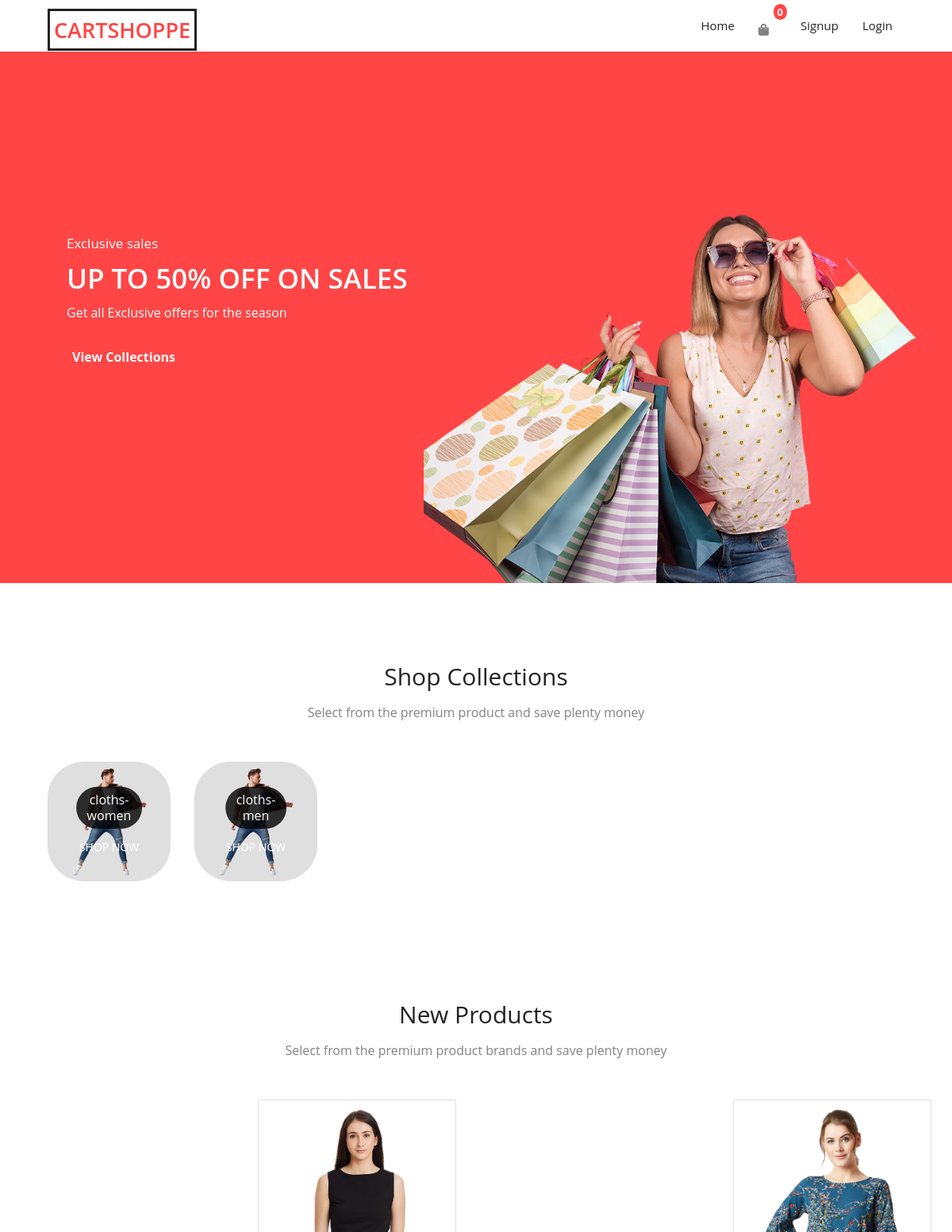
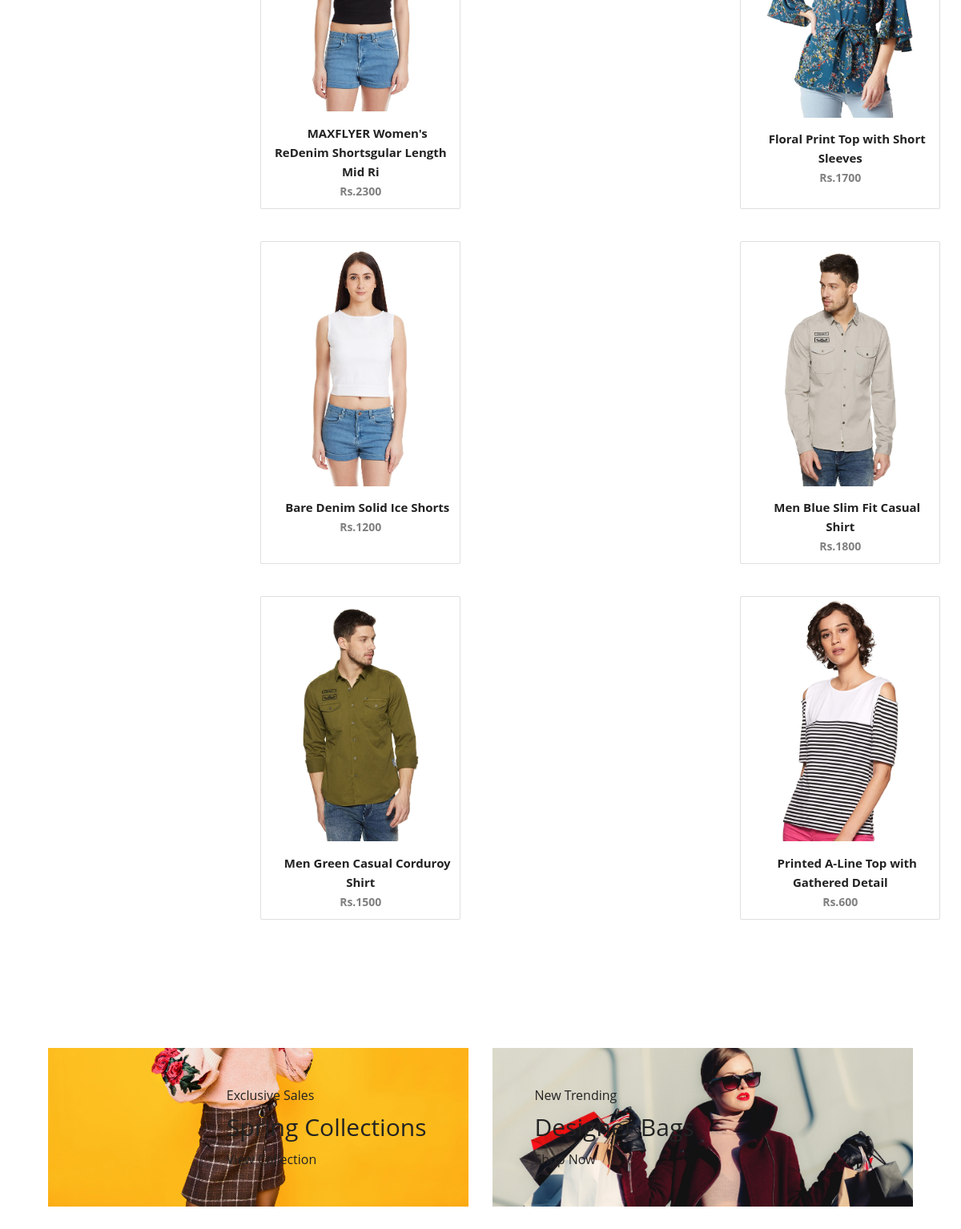
The page / on the database its author committed (2 pictures, top to bottom).
### store/models/category.py (models this page shows, shortened)
class Category(models.Model):
    name = models.CharField(max_length=20)
    @staticmethod
    def get_all_categories():
        return Category.objects.all()

### store/models/product.py (models this page shows, shortened)
class Product(models.Model):
    name = models.CharField(max_length=50)
    price = models.IntegerField(default=0)
    category = models.ForeignKey(Category, on_delete=models.CASCADE, default=1)
    description = models.CharField(max_length=200, default='' , null=True , blank=True)
    image = models.ImageField(upload_to='uploads/products/')
    @staticmethod
    def get_all_products():
        return Product.objects.all()

### store/views/home.py (the view, shortened to what this page needs)
# urls.py: path('', home.Index.as_view(), name="homepage"),
class Index(View):
    def get(self, request):
        cart = request.session.get('cart')
        if not cart:
            request.session['cart'] = {}
        products = None
        categories = Category.get_all_categories()
        categoryId = request.GET.get('category')
        if categoryId:
            products = Product.get_all_products_by_categoryid(categoryId)
        else:
            products = Product.get_all_products()
        data = {}
        data['products'] = products
        data['categories'] = categories
        return render(request, 'index.html', data)

### store/templatetags/custom_filter.py (called while the page is built)
@register.filter(name='currency')
def currency(number):
    return "Rs."+str(number)

### store/templates/index.html (shortened to what this page needs)
{% extends 'base.html' %}
{% block content %}
{% load cart %}
{% load custom_filter %}
{% load static %}
<div class="hero">
  <div class="left">
    <span>Exclusive sales</span>
    <h1>UP TO 50% OFF ON SALES</h1>
    <small>Get all Exclusive offers for the season</small>
    <a href="">View Collections</a>
  </div>
  <div class="right">
    <img src="{% static 'store/hero.png' %}" alt="">
  </div>
</div>
<section class="section promotion">
  <div class="title">
    <h2>Shop Collections</h2>
    <span>Select from the premium product and save plenty money</span>
  </div>
  <div class="promotion-layout container">
    {% for category in categories %}
    <div class="promotion-item">
      <img src="{% static 'store/men.png' %}" alt="" />
      <div class="promotion-content">
        <h3>{{category.name}}</h3>
        <a href="/?category={{category.id}}">SHOP NOW</a>
      </div>
    </div>
    {% endfor %}
  </div>
</section>
<section class="section products">
  <div class="title">
    <h2>New Products</h2>
    <span>Select from the premium product brands and save plenty money</span>
  </div>
  <div class="product-layout">
    {% for product in products %}
    <a href="{% url 'productDetail' product.id %}" class="btn">
    <div class="product card mx-auto mb-3"  id={{product.id}} style="width: 25rem;">
      <div class="img-container">
        <img src="{{product.image.url}}" alt="" />
        <ul class="side-icons">
          <span></span>
          <span></span>
          <span></span>
        </ul>
      </div>
      <div class="bottom">
        <a href=""><b>{{product.name}}</b></a>
        <div class="price">
          <span style="color:grey;font-size:14px"><b>{{product.price|currency}}</b></span>
        </div>
      </div>
    </div>
  </a>
    {% endfor %}
  </div>
</section>
<section class="section advert">
  <div class="advert-layout container">
    <div class="item ">
      <img src="{% static 'store/slider_3.jpg' %}" alt="">
      <div class="content left">
        <span>Exclusive Sales</span>
        <h3>Spring Collections</h3>
        <a href="">View Collection</a>
      </div>
    </div>
    <div class="item">
      <img src="{% static 'store/slider_2.jpg' %}" alt="">
      <div class="content  right">
        <span>New Trending</span>
        <h3>Designer Bags</h3>
        <a href="">Shop Now </a>
      </div>
    </div>
  </div>
</section>
{% endblock %}

### rows shown on the page
Category: name "cloths-women"
Category: name "cloths-men"
Product: image (picture), name "MAXFLYER Women's ReDenim Shortsgular Length Mid Ri", price "Rs.2300"
Product: {{ product.id }} 2 (drawn), image (picture), name "Floral Print Top with Short Sleeves", price "Rs.1700"
Product: image (picture), name "Bare Denim Solid Ice Shorts", price "Rs.1200"
Product: image (picture), name "Men Blue Slim Fit Casual Shirt", price "Rs.1800"
Product: image (picture), name "Men Green Casual Corduroy Shirt", price "Rs.1500"
Product: image (picture), name "Printed A-Line Top with Gathered Detail", price "Rs.600"

### other values the page prints
{{ request.session.cart.keys|length }} "0"
